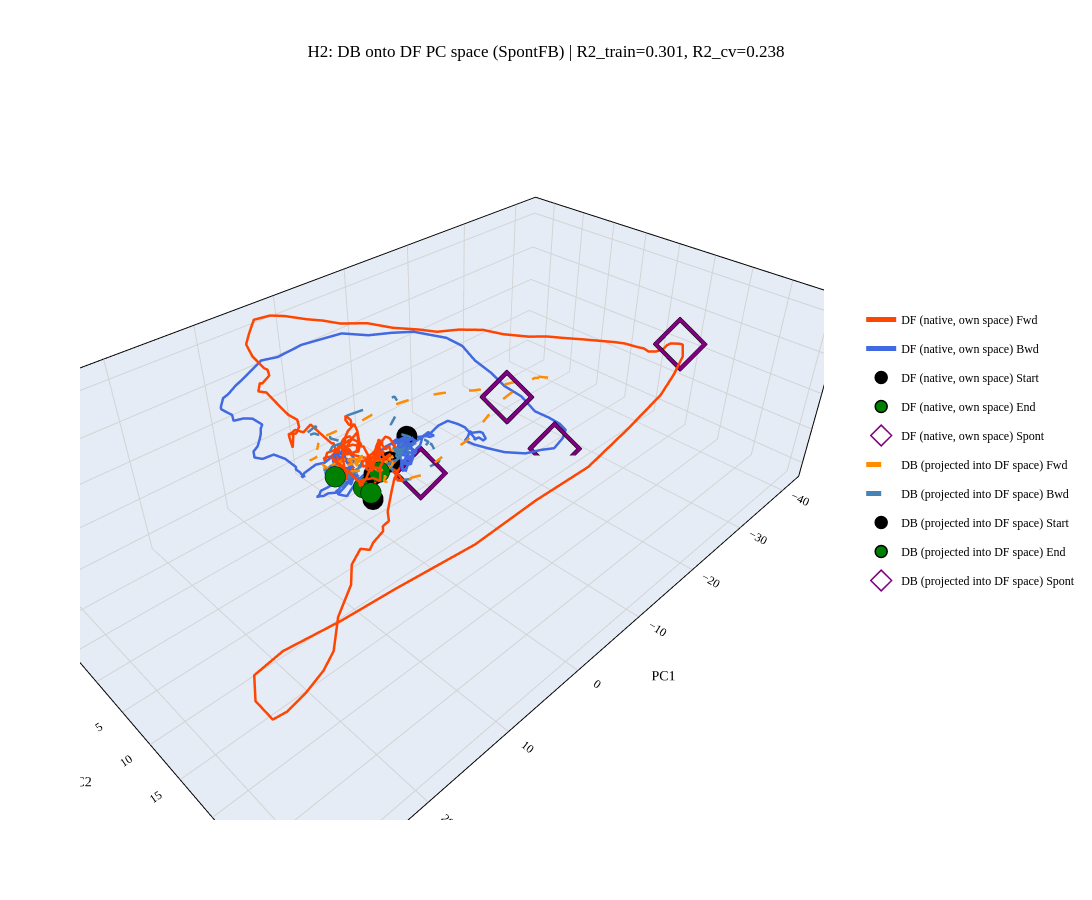
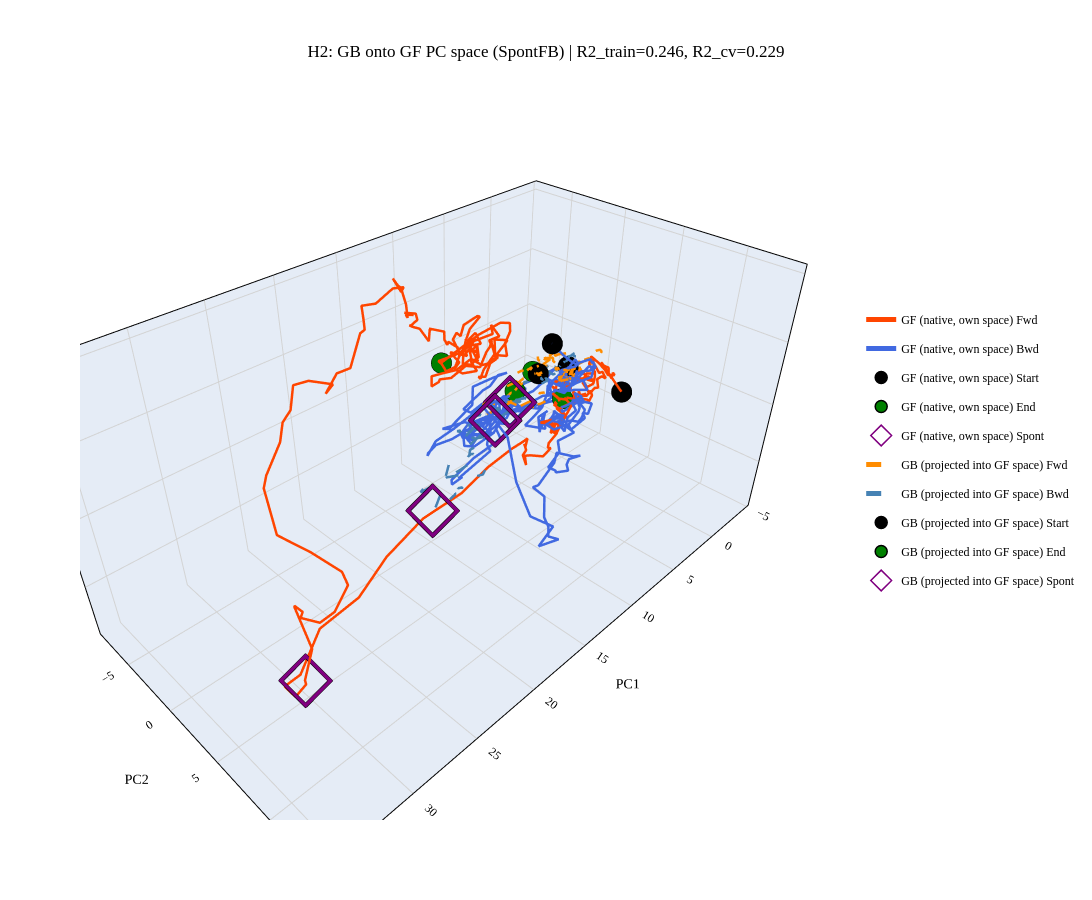

The notebook cell saved with these charts, in order:
### Code cell
# Overlay: class A native + class B projected
# Debug: print neuron counts per class
print("Neuron counts per class (SpontFB):")
for g in ALL_GROUPS:
    k = f"SpontFB_{g}"
    if k in single_class_results:
        print(f"  {g}: {single_class_results[k]['n_neurons']} neurons")
    else:
        print(f"  {g}: MISSING")
print()

for class_a, class_b in [('DF', 'DB'), ('GF', 'GB')]:
    key_native = f"SpontFB_{class_a}"
    key_cross = f"{class_a}->{class_b}"
    if key_native not in single_class_results:
        print(f"SKIP overlay {class_a}/{class_b}: {key_native} not in single_class_results")
        continue
    if key_cross not in selective_results:
        print(f"SKIP overlay {class_a}/{class_b}: {key_cross} not in selective_results")
        continue
    rn = single_class_results[key_native]
    rc = selective_results[key_cross]
    tsets = [
        {
            'fwd_smooth': rn['smooth_data']['fwd_smooth'],
            'bwd_smooth': rn['smooth_data']['bwd_smooth'],
            'label': f'{class_a} (native, own space)',
            'fwd_color': 'orangered', 'bwd_color': 'royalblue', 'dash': 'solid',
            'event_markers': rn['event_markers'],
        },
        {
            'fwd_smooth': rc['smooth_data']['fwd_smooth'],
            'bwd_smooth': rc['smooth_data']['bwd_smooth'],
            'label': f'{class_b} (projected into {class_a} space)',
            'fwd_color': 'darkorange', 'bwd_color': 'steelblue', 'dash': 'dash',
            'event_markers': rc['event_markers'],
        },
    ]
    r2_train = rc.get('r2_train', float('nan'))
    r2_cv = rc.get('r2_cv', float('nan'))
    fig = build_overlay_figure(
        tsets,
        title=f'H2: {class_b} onto {class_a} PC space (SpontFB) | R2_train={r2_train:.3f}, R2_cv={r2_cv:.3f}')
    fig.show()

### Figure 1 — Plotly figure (JSON) as saved in the notebook; plotly's stock layout.template omitted (floating-point values rounded to 4 significant figures; data arrays with more than 128 entries replaced by an {"elided": "..."} marker saying what was removed)
{"data": [{"line": {"color": "orangered", "dash": "solid", "width": 5}, "mode": "lines", "name": "DF (native, own space) Fwd", "type": "scatter3d", "x": {"elided": "301 float values"}, "y": {"elided": "301 float values"}, "z": {"elided": "301 float values"}}, {"line": {"color": "royalblue", "dash": "solid", "width": 5}, "mode": "lines", "name": "DF (native, own space) Bwd", "type": "scatter3d", "x": {"elided": "301 float values"}, "y": {"elided": "301 float values"}, "z": {"elided": "301 float values"}}, {"legendgroup": "DF (native, own space) Start", "marker": {"color": "black", "line": {"color": "black", "width": 1.5}, "size": 12, "symbol": "circle"}, "mode": "markers", "name": "DF (native, own space) Start", "showlegend": true, "type": "scatter3d", "x": [0.6305], "y": [2.502], "z": [-1.961]}, {"legendgroup": "DF (native, own space) Start", "marker": {"color": "black", "line": {"color": "black", "width": 1.5}, "size": 12, "symbol": "circle"}, "mode": "markers", "name": "DF (native, own space) Start", "showlegend": false, "type": "scatter3d", "x": [-7.745], "y": [-0.9134], "z": [0.8502]}, {"legendgroup": "DF (native, own space) End", "marker": {"color": "green", "line": {"color": "black", "width": 1.5}, "size": 12, "symbol": "circle"}, "mode": "markers", "name": "DF (native, own space) End", "showlegend": true, "type": "scatter3d", "x": [1.982], "y": [3.916], "z": [0.4852]}, {"legendgroup": "DF (native, own space) End", "marker": {"color": "green", "line": {"color": "black", "width": 1.5}, "size": 12, "symbol": "circle"}, "mode": "markers", "name": "DF (native, own space) End", "showlegend": false, "type": "scatter3d", "x": [-1.311], "y": [1.51], "z": [0.2866]}, {"legendgroup": "DF (native, own space) Spont", "marker": {"color": "purple", "line": {"color": "black", "width": 1.5}, "size": 18, "symbol": "diamond-open"}, "mode": "markers", "name": "DF (native, own space) Spont", "showlegend": true, "type": "scatter3d", "x": [-32.54], "y": [18.57], "z": [11.06]}, {"legendgroup": "DF (native, own space) Spont", "marker": {"color": "purple", "line": {"color": "black", "width": 1.5}, "size": 18, "symbol": "diamond-open"}, "mode": "markers", "name": "DF (native, own space) Spont", "showlegend": false, "type": "scatter3d", "x": [-26.35], "y": [6.669], "z": [-6.38]}, {"line": {"color": "darkorange", "dash": "dash", "width": 5}, "mode": "lines", "name": "DB (projected into DF space) Fwd", "type": "scatter3d", "x": {"elided": "301 float values"}, "y": {"elided": "301 float values"}, "z": {"elided": "301 float values"}}, {"line": {"color": "steelblue", "dash": "dash", "width": 5}, "mode": "lines", "name": "DB (projected into DF space) Bwd", "type": "scatter3d", "x": {"elided": "301 float values"}, "y": {"elided": "301 float values"}, "z": {"elided": "301 float values"}}, {"legendgroup": "DB (projected into DF space) Start", "marker": {"color": "black", "line": {"color": "black", "width": 1.5}, "size": 12, "symbol": "circle"}, "mode": "markers", "name": "DB (projected into DF space) Start", "showlegend": true, "type": "scatter3d", "x": [-1.009], "y": [0.8982], "z": [-0.174]}, {"legendgroup": "DB (projected into DF space) Start", "marker": {"color": "black", "line": {"color": "black", "width": 1.5}, "size": 12, "symbol": "circle"}, "mode": "markers", "name": "DB (projected into DF space) Start", "showlegend": false, "type": "scatter3d", "x": [-3.051], "y": [1.34], "z": [0.7172]}, {"legendgroup": "DB (projected into DF space) End", "marker": {"color": "green", "line": {"color": "black", "width": 1.5}, "size": 12, "symbol": "circle"}, "mode": "markers", "name": "DB (projected into DF space) End", "showlegend": true, "type": "scatter3d", "x": [3.007], "y": [-0.9311], "z": [0.6317]}, {"legendgroup": "DB (projected into DF space) End", "marker": {"color": "green", "line": {"color": "black", "width": 1.5}, "size": 12, "symbol": "circle"}, "mode": "markers", "name": "DB (projected into DF space) End", "showlegend": false, "type": "scatter3d", "x": [0.3623], "y": [0.5685], "z": [-1.514]}, {"legendgroup": "DB (projected into DF space) Spont", "marker": {"color": "purple", "line": {"color": "black", "width": 1.5}, "size": 18, "symbol": "diamond-open"}, "mode": "markers", "name": "DB (projected into DF space) Spont", "showlegend": true, "type": "scatter3d", "x": [-17.15], "y": [6.12], "z": [5.25]}, {"legendgroup": "DB (projected into DF space) Spont", "marker": {"color": "purple", "line": {"color": "black", "width": 1.5}, "size": 18, "symbol": "diamond-open"}, "mode": "markers", "name": "DB (projected into DF space) Spont", "showlegend": false, "type": "scatter3d", "x": [-6.085], "y": [3.068], "z": [-1.53]}], "layout": {"font": {"color": "black", "family": "Times New Roman, serif", "size": 12}, "height": 900, "legend": {"orientation": "v", "x": 1.05, "y": 0.5}, "margin": {"b": 80, "l": 80, "r": 220, "t": 80}, "paper_bgcolor": "white", "plot_bgcolor": "white", "scene": {"xaxis": {"gridcolor": "lightgrey", "linecolor": "black", "linewidth": 2, "mirror": true, "showgrid": true, "showline": true, "title": {"text": "PC1"}, "zeroline": true, "zerolinecolor": "lightgrey", "zerolinewidth": 2}, "yaxis": {"gridcolor": "lightgrey", "linecolor": "black", "linewidth": 2, "mirror": true, "showgrid": true, "showline": true, "title": {"text": "PC2"}, "zeroline": true, "zerolinecolor": "lightgrey", "zerolinewidth": 2}, "zaxis": {"gridcolor": "lightgrey", "linecolor": "black", "linewidth": 2, "mirror": true, "showgrid": true, "showline": true, "title": {"text": "PC3"}, "zeroline": true, "zerolinecolor": "lightgrey", "zerolinewidth": 2}}, "title": {"text": "H2: DB onto DF PC space (SpontFB) | R2_train=0.301, R2_cv=0.238", "x": 0.5, "xanchor": "center", "y": 0.95}, "width": 1200}}

### Figure 2 — Plotly figure (JSON) as saved in the notebook; plotly's stock layout.template omitted (floating-point values rounded to 4 significant figures; data arrays with more than 128 entries replaced by an {"elided": "..."} marker saying what was removed)
{"data": [{"line": {"color": "orangered", "dash": "solid", "width": 5}, "mode": "lines", "name": "GF (native, own space) Fwd", "type": "scatter3d", "x": {"elided": "301 float values"}, "y": {"elided": "301 float values"}, "z": {"elided": "301 float values"}}, {"line": {"color": "royalblue", "dash": "solid", "width": 5}, "mode": "lines", "name": "GF (native, own space) Bwd", "type": "scatter3d", "x": {"elided": "301 float values"}, "y": {"elided": "301 float values"}, "z": {"elided": "301 float values"}}, {"legendgroup": "GF (native, own space) Start", "marker": {"color": "black", "line": {"color": "black", "width": 1.5}, "size": 12, "symbol": "circle"}, "mode": "markers", "name": "GF (native, own space) Start", "showlegend": true, "type": "scatter3d", "x": [-3.998], "y": [2.391], "z": [-3.513]}, {"legendgroup": "GF (native, own space) Start", "marker": {"color": "black", "line": {"color": "black", "width": 1.5}, "size": 12, "symbol": "circle"}, "mode": "markers", "name": "GF (native, own space) Start", "showlegend": false, "type": "scatter3d", "x": [2.731], "y": [0.2768], "z": [2.629]}, {"legendgroup": "GF (native, own space) End", "marker": {"color": "green", "line": {"color": "black", "width": 1.5}, "size": 12, "symbol": "circle"}, "mode": "markers", "name": "GF (native, own space) End", "showlegend": true, "type": "scatter3d", "x": [6.05], "y": [-7.974], "z": [-0.9783]}, {"legendgroup": "GF (native, own space) End", "marker": {"color": "green", "line": {"color": "black", "width": 1.5}, "size": 12, "symbol": "circle"}, "mode": "markers", "name": "GF (native, own space) End", "showlegend": false, "type": "scatter3d", "x": [1.996], "y": [1.066], "z": [-2.074]}, {"legendgroup": "GF (native, own space) Spont", "marker": {"color": "purple", "line": {"color": "black", "width": 1.5}, "size": 18, "symbol": "diamond-open"}, "mode": "markers", "name": "GF (native, own space) Spont", "showlegend": true, "type": "scatter3d", "x": [35.2], "y": [13.43], "z": [3.75]}, {"legendgroup": "GF (native, own space) Spont", "marker": {"color": "purple", "line": {"color": "black", "width": 1.5}, "size": 18, "symbol": "diamond-open"}, "mode": "markers", "name": "GF (native, own space) Spont", "showlegend": false, "type": "scatter3d", "x": [14.59], "y": [5.458], "z": [3.851]}, {"line": {"color": "darkorange", "dash": "dash", "width": 5}, "mode": "lines", "name": "GB (projected into GF space) Fwd", "type": "scatter3d", "x": {"elided": "301 float values"}, "y": {"elided": "301 float values"}, "z": {"elided": "301 float values"}}, {"line": {"color": "steelblue", "dash": "dash", "width": 5}, "mode": "lines", "name": "GB (projected into GF space) Bwd", "type": "scatter3d", "x": {"elided": "301 float values"}, "y": {"elided": "301 float values"}, "z": {"elided": "301 float values"}}, {"legendgroup": "GB (projected into GF space) Start", "marker": {"color": "black", "line": {"color": "black", "width": 1.5}, "size": 12, "symbol": "circle"}, "mode": "markers", "name": "GB (projected into GF space) Start", "showlegend": true, "type": "scatter3d", "x": [0.351], "y": [0.1088], "z": [-0.331]}, {"legendgroup": "GB (projected into GF space) Start", "marker": {"color": "black", "line": {"color": "black", "width": 1.5}, "size": 12, "symbol": "circle"}, "mode": "markers", "name": "GB (projected into GF space) Start", "showlegend": false, "type": "scatter3d", "x": [3.015], "y": [-0.6312], "z": [-0.1579]}, {"legendgroup": "GB (projected into GF space) End", "marker": {"color": "green", "line": {"color": "black", "width": 1.5}, "size": 12, "symbol": "circle"}, "mode": "markers", "name": "GB (projected into GF space) End", "showlegend": true, "type": "scatter3d", "x": [2.986], "y": [-1.196], "z": [-0.2147]}, {"legendgroup": "GB (projected into GF space) End", "marker": {"color": "green", "line": {"color": "black", "width": 1.5}, "size": 12, "symbol": "circle"}, "mode": "markers", "name": "GB (projected into GF space) End", "showlegend": false, "type": "scatter3d", "x": [4.408], "y": [-1.652], "z": [-1.538]}, {"legendgroup": "GB (projected into GF space) Spont", "marker": {"color": "purple", "line": {"color": "black", "width": 1.5}, "size": 18, "symbol": "diamond-open"}, "mode": "markers", "name": "GB (projected into GF space) Spont", "showlegend": true, "type": "scatter3d", "x": [9.512], "y": [2.23], "z": [1.464]}, {"legendgroup": "GB (projected into GF space) Spont", "marker": {"color": "purple", "line": {"color": "black", "width": 1.5}, "size": 18, "symbol": "diamond-open"}, "mode": "markers", "name": "GB (projected into GF space) Spont", "showlegend": false, "type": "scatter3d", "x": [16.58], "y": [1.845], "z": [-4.218]}], "layout": {"font": {"color": "black", "family": "Times New Roman, serif", "size": 12}, "height": 900, "legend": {"orientation": "v", "x": 1.05, "y": 0.5}, "margin": {"b": 80, "l": 80, "r": 220, "t": 80}, "paper_bgcolor": "white", "plot_bgcolor": "white", "scene": {"xaxis": {"gridcolor": "lightgrey", "linecolor": "black", "linewidth": 2, "mirror": true, "showgrid": true, "showline": true, "title": {"text": "PC1"}, "zeroline": true, "zerolinecolor": "lightgrey", "zerolinewidth": 2}, "yaxis": {"gridcolor": "lightgrey", "linecolor": "black", "linewidth": 2, "mirror": true, "showgrid": true, "showline": true, "title": {"text": "PC2"}, "zeroline": true, "zerolinecolor": "lightgrey", "zerolinewidth": 2}, "zaxis": {"gridcolor": "lightgrey", "linecolor": "black", "linewidth": 2, "mirror": true, "showgrid": true, "showline": true, "title": {"text": "PC3"}, "zeroline": true, "zerolinecolor": "lightgrey", "zerolinewidth": 2}}, "title": {"text": "H2: GB onto GF PC space (SpontFB) | R2_train=0.246, R2_cv=0.229", "x": 0.5, "xanchor": "center", "y": 0.95}, "width": 1200}}
